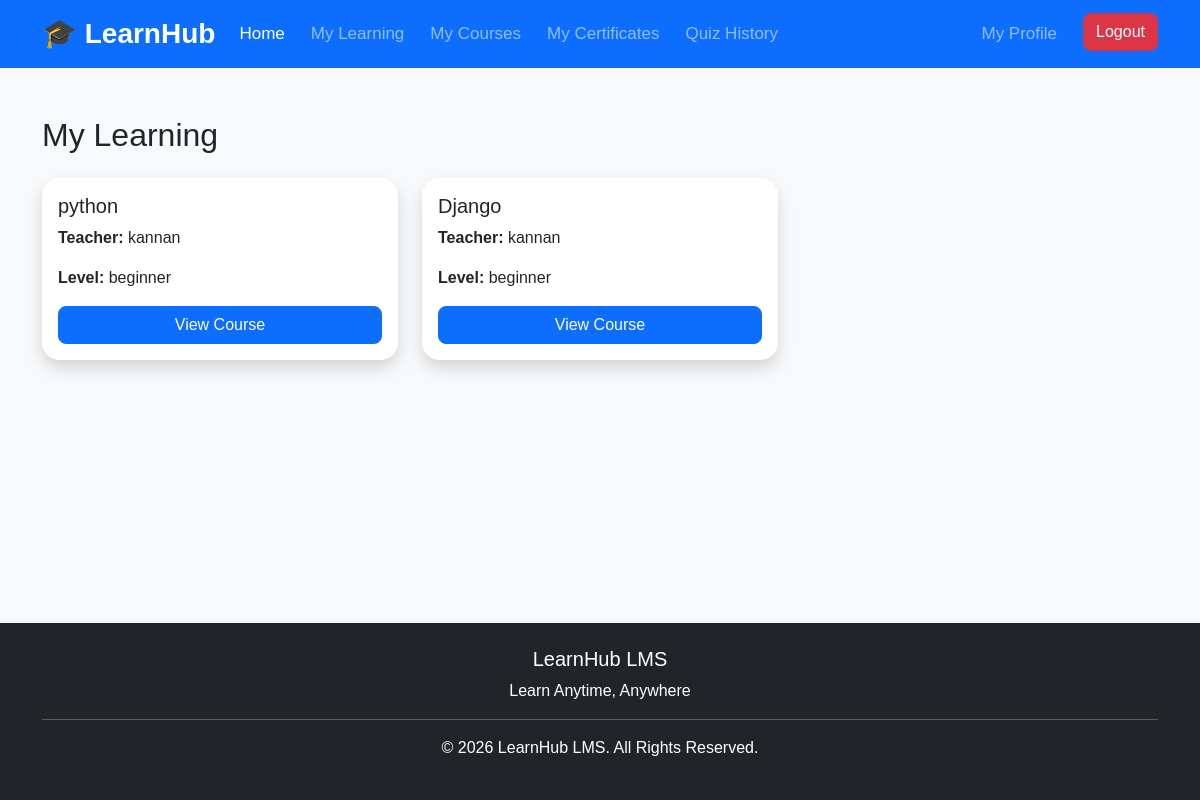
The app's page /my-learning/ (signed in) with its own data.
### courses/models.py (models this page shows, shortened)
class Enrollment(models.Model):
    student = models.ForeignKey(
        Profile,
        on_delete=models.CASCADE,
        limit_choices_to={'role': 'student'}
    )
    course = models.ForeignKey(
        Course,
        on_delete=models.CASCADE
    )
    enrolled_at = models.DateTimeField(
        auto_now_add=True
    )
    class Meta:
        unique_together = ['student', 'course']

class Course(models.Model):
    teacher = models.ForeignKey(
        Profile,
        on_delete=models.CASCADE,
        limit_choices_to={'role': 'teacher'}
    )
    title = models.CharField(max_length=200)
    description = models.TextField()
    category = models.CharField(
        max_length=30,
        choices=CATEGORY_CHOICES
    )
    level = models.CharField(
        max_length=20,
        choices=LEVEL_CHOICES
    )
    course_fee = models.DecimalField(
        max_digits=10,
        decimal_places=2
    )
    duration = models.CharField(
        max_length=100
    )
    course_image = models.ImageField(
        upload_to="courses/",
        blank=True,
        null=True
    )
    maximum_students = models.PositiveIntegerField(
        default=100
    )
    language = models.CharField(
        max_length=50,
        default="English"
    )
    status = models.CharField(
        max_length=20,
        choices=STATUS_CHOICES,
        default="draft"
    )
    created_at = models.DateTimeField(
        auto_now_add=True
    )
    updated_at = models.DateTimeField(
        auto_now=True
    )

### accounts/models.py (models this page shows, shortened)
class Profile(models.Model):
    user = models.OneToOneField(
        User,
        on_delete=models.CASCADE
    )
    role = models.CharField(
        max_length=10,
        choices=ROLE_CHOICES
    )
    phone = models.CharField(
        max_length=15,
        blank=True
    )
    gender = models.CharField(
        max_length=10,
        choices=GENDER_CHOICES,
        blank=True
    )
    date_of_birth = models.DateField(
        null=True,
        blank=True
    )
    address = models.TextField(
        blank=True
    )
    city = models.CharField(
        max_length=100,
        blank=True
    )
    state = models.CharField(
        max_length=100,
        blank=True
    )
    country = models.CharField(
        max_length=100,
        default="India"
    )
    profile_image = models.ImageField(
        upload_to="profiles/",
        blank=True,
        null=True
    )
    bio = models.TextField(
        blank=True
    )
    created_at = models.DateTimeField(
        auto_now_add=True
    )
    updated_at = models.DateTimeField(
        auto_now=True
    )
    is_teacher_approved = models.BooleanField(default=False)

### courses/views.py (the view)
@login_required
def my_learning(request):
    profile = Profile.objects.get(
        user=request.user
    )
    enrollments = Enrollment.objects.filter(
        student=profile
    )
    return render(
        request,
        "courses/my_learning.html",
        {
            "enrollments": enrollments
        }
    )

### templates/courses/my_learning.html (shortened to what this page needs)
{% extends 'base.html' %}
{% block content %}
<div class="container mt-5">
    <h2 class="mb-4">
        My Learning
    </h2>
    <div class="row">
        {% for enrollment in enrollments %}
        <div class="col-md-4 mb-4">
            <div class="card shadow h-100">
                <div class="card-body">
                    <h5>
                        {{ enrollment.course.title }}
                    </h5>
                    <p>
                        <strong>Teacher:</strong>
                        {{ enrollment.course.teacher.user.username }}
                    </p>
                    <p>
                        <strong>Level:</strong>
                        {{ enrollment.course.level }}
                    </p>
                    <a
                        href="{% url 'course_detail' enrollment.course.id %}"
                        class="btn btn-primary w-100">
                        View Course
                    </a>
                </div>
            </div>
        </div>
        {% empty %}
        <h4 class="text-center">
            You haven't enrolled in any courses yet.
        </h4>
        {% endfor %}
    </div>
</div>
{% endblock %}

### static/css/style.css (style rules this page uses)
body { font-family: Arial, sans-serif; background-color: #f8f9fa; }
.card { border:none; border-radius:15px; transition:0.3s; box-shadow:0 5px 15px rgba(0,0,0,.1); }
html, body { height:100%; }
body { background:#f8f9fa; }
.card { border-radius:18px; }
.btn { border-radius:8px; }

### records on screen
Enrollment: course "python", course.teacher.user.username "kannan", course.level "beginner"
Enrollment: course "Django", course.teacher.user.username "kannan", course.level "beginner"
